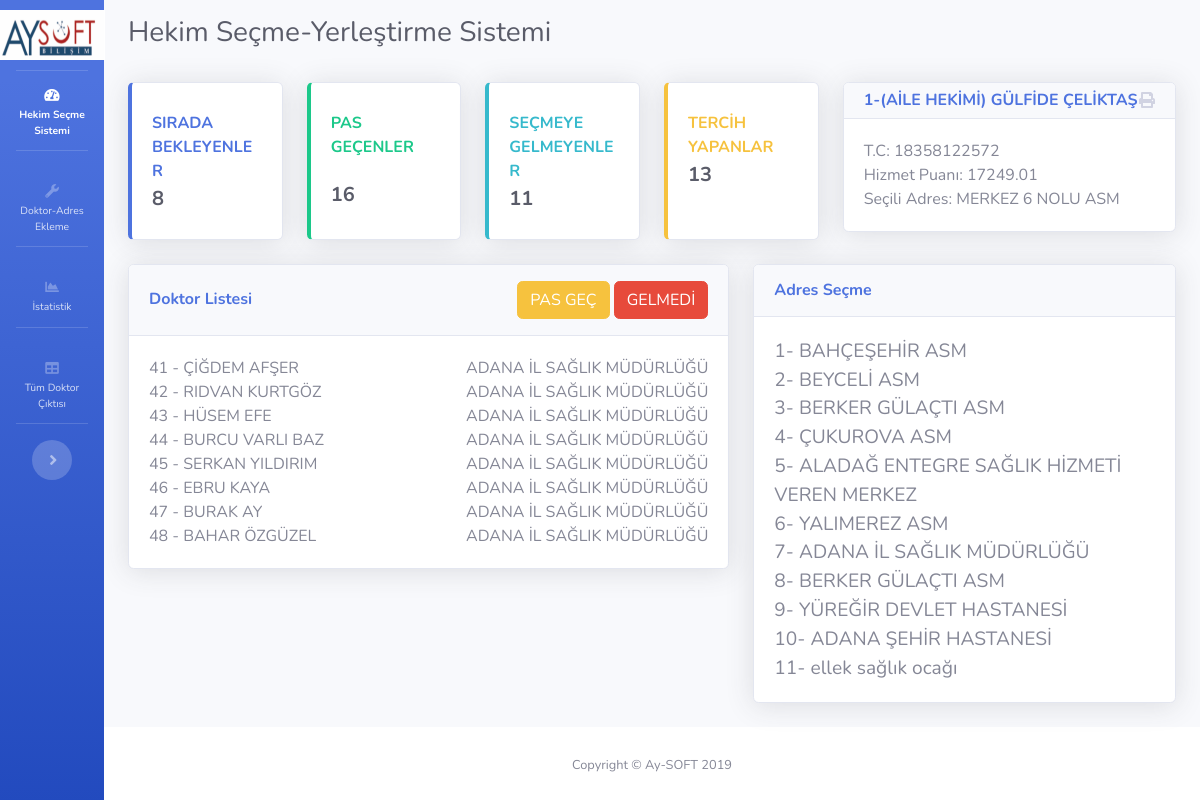
The page / on the database its author committed.
### tables this page shows
CREATE TABLE `doctor` (
  `must` int(11) NOT NULL COMMENT 'sıralaması',
  `doctor_id` bigint(11) DEFAULT NULL COMMENT 'doktor id si',
  `doctor_var` text NOT NULL COMMENT 'json doktor verileri',
  `hizmet_puan` text NOT NULL COMMENT 'doktor hizmet puanı',
  `doctor_old_place` text NOT NULL COMMENT 'seki adres id si',
  `doctor_selection` text NOT NULL COMMENT 'doktor durumu seçim yapıp yapmadığı'
);

### db/query.php (called while the page is built, shortened)
<?php
  class Query
  {
      protected $servername = "localhost";
      protected $username = "root";
      protected $password = "";
      protected $dbname = "saglik_bak";
      public $conn;
      function __construct ()
      {
          try {
              $this->conn = new PDO("mysql:host=$this->servername;dbname=$this->dbname", $this->username, $this->password);
              $this->conn->setAttribute(PDO::ATTR_ERRMODE, PDO::ERRMODE_EXCEPTION);
              $this->conn-> exec("SET CHARACTER SET utf8");
          } catch (PDOException $e) {
              echo "Connection failed: " . $e->getMessage();
          }
      }
      public  function all_doctor(){
          try {
              $status = $this->conn->prepare ( 'select * from doctor' );
              $status->execute ();
              $data = array();
              foreach ($status->fetchAll () as $key) {
                  if(isset($key["doctor_var"]))
                      $key["doctor_var"] = json_decode ($key["doctor_var"] , JSON_UNESCAPED_UNICODE);
                  array_push ($data , $key);
              }
          } catch (PDOException $err) {
              return false;
          }
          return $data;
      }
      public function doctor_var_num(){
          $data = array(
              "0"=>0,
              "1"=>0,
              "2"=>0,
              "3"=>0
             );
             $res_data = $this->all_doctor () ;
             if($res_data != false){
                 foreach ($res_data as $value) {
                     if($value["doctor_selection"] == "0" )
                       $data["0"] = $data["0"]+1;
                       if($value["doctor_selection"] == "1" )
                       $data["1"] = $data["1"]+1;
                       if($value["doctor_selection"] == "2" )
                       $data["2"] = $data["2"]+1;
                       if($value["doctor_selection"] == "3" )
                       $data["3"] = $data["3"]+1;
                 }
             }
             return $data;
      }
      public  function all_adres(){
          try {
              $status = $this->conn->prepare ( 'select * from adres where adres_select =0' );
              $status->execute ();
              $data = array();
              foreach ($status->fetchAll () as $key) {
                  if(isset($key["address"]))
                      $key["address"] = json_decode ($key["address"] , JSON_UNESCAPED_UNICODE);
                  array_push ($data , $key);
              }
          } catch (PDOException $err) {
              return false;
          }
          return $data;
      }
      public function bring_doctor ($doctor_num)
      {
          try {
              $status = $this->conn->prepare ( 'select * from doctor where doctor_id="' . $doctor_num . '"' );
              $status->execute ();
              $data = array();
              foreach ($status->fetchAll () as $key) {
                  if(isset($key["doctor_var"]))
                       $key["doctor_var"] = json_decode ($key["doctor_var"],JSON_UNESCAPED_UNICODE);
                  array_push ($data , $key);
              }
          } catch (PDOException $err) {
              return false;
          }
          return $data;
      }
      public function bring_adres ($id)
      {
          try {
              $status = $this->conn->prepare ( 'select * from adres where id="' . $id . '"' );
              $status->execute ();
              $data = array();
              foreach ($status->fetchAll () as $key) {
                  if(isset($key["address"]))
                      $key["address"] = json_decode ($key["address"],JSON_UNESCAPED_UNICODE);
                  array_push ($data , $key);
              }
          } catch (PDOException $err) {
              return false;
          }
          return $data;
      }
  }
 ?>

### src/content.php (the view, shortened to what this page needs)
<div id="content-wrapper" class="d-flex flex-column">
<div id="content" id="body_body">
  <div class="container-fluid">
    <div class="d-sm-flex align-items-center justify-content-between mb-4">
      <h1 class="h3 mt-3 text-gray-800">Hekim Seçme-Yerleştirme Sistemi </h1>
    </div>
    <div class="row" id="refresh-card">
      <div class="col-xl-2 col-md-1 mb-4" onclick="refresh_doctor('0')" >
        <div class="card border-left-primary shadow h-100 py-2">
          <div class="card-body">
            <div class="row no-gutters align-items-center">
              <div class="col mr-2">
                <div class="text-sm font-weight-bold text-primary text-uppercase mb-1">Sırada Bekleyenler</div>
                <div class="h5 mb-0 font-weight-bold text-gray-800"><?=$doctor_select_num["0"]?></div>
              </div>
            </div>
          </div>
        </div>
      </div>
      <div  onclick="refresh_doctor('2')"  class="col-xl-2 col-md-6 mb-4">
        <div class="card border-left-success shadow h-100 py-2">
          <div class="card-body">
            <div class="row no-gutters align-items-center">
              <div class="col mr-2">
                <div  class="text-sm font-weight-bold text-success text-uppercase mb-4">Pas Geçenler</div>
                <div class="h5 mb-0 font-weight-bold text-gray-800"><?=$doctor_select_num["2"]?></div>
              </div>
            </div>
          </div>
        </div>
      </div>
      <div class="col-xl-2 col-md-6 mb-4" onclick="refresh_doctor('3')">
        <div class="card border-left-info shadow h-100 py-2">
          <div class="card-body">
            <div class="row no-gutters align-items-center">
              <div class="col mr-2">
                <div class="text-sm font-weight-bold text-info text-uppercase mb-1">Seçmeye Gelmeyenler</div>
                <div class="row no-gutters align-items-center">
                  <div class="col-auto">
                    <div class="h5 mb-0 mr-3 font-weight-bold text-gray-800"><?=$doctor_select_num["3"]?></div>
                  </div>
                </div>
              </div>
            </div>
          </div>
        </div>
      </div>
      <div class="col-xl-2 col-md-6 mb-4" onclick="refresh_doctor('1')">
        <div class="card border-left-warning shadow h-100 py-2">
          <div class="card-body">
            <div class="row no-gutters align-items-center">
              <div class="col mr-2">
                <div class="text-sm font-weight-bold text-warning text-uppercase mb-1">Tercih Yapanlar</div>
                <div class="h5 mb-0 font-weight-bold text-gray-800"><?=$doctor_select_num["1"]?></div>
              </div>
            </div>
          </div>
        </div>
      </div>
      <div class="col-xl-4 col-lg-5">
        <div class="card shadow mb-4">
          <div class="card-header py-2 d-flex flex-row align-items-center justify-content-between" id="doctor_table">
          <?php if($doctor_variable != false){ ?>
            <h6 class="m-0 font-weight-bold text-primary" id="doctor_card_title"><?= $doctor_variable[0]["must"] ."-(". $doctor_variable[0]["doctor_var"]["brans"].") ". $doctor_variable[0]["doctor_var"]["name"] ?></h6>
            <div class="dropdown no-arrow">
              <a class="dropdown-toggle" href="#" role="button" id="dropdownMenuLink" data-toggle="dropdown" aria-haspopup="true" aria-expanded="false">
                <i class="fa fa-print text-gray-400"></i>
              </a>
            </div>
          </div>
              <div class="card-body ">
              <div id="tc"> T.C: <?= $doctor_variable[0]["doctor_var"]["tc"] ?>    </div>
              <div id="hizmet_puan">Hizmet Puanı: <?= $doctor_variable[0]["hizmet_puan"] ?></div>
              <div id="dc_adres">Seçili Adres: <?php echo ((isset($old_adres) ? $old_adres : false) != false ) ?  $old_adres[0]["address"]["adres"] : "-" ; ?></div>
              <?php }else{ ?>
                <div>Doktor Seçiniz ! </div>
              <?php } ?>
              </div>
        </div>
      </div>
    </div>
    <div class="row">
      <div class="col-xl-7 col-lg-7">
        <div class="card shadow mb-4">
          <div class="card-header py-3 d-flex flex-row align-items-center justify-content-between">
            <h6 class="m-0 font-weight-bold text-primary">Doktor Listesi</h6>
            <div class="dropdown no-arrow">
              <button class="btn btn-warning" onclick="doctor_secim('pas')" >PAS GEÇ</button>
             <button class="btn btn-danger" onclick="doctor_secim('gelmedi')" >GELMEDİ</button>
            </div>
          </div>
          <div class="card-body" id="doctor_body">
          <?php
            foreach ($all_doctor as $value) {
                $name = $value["doctor_var"]["name"];
                $selection = $value["doctor_selection"];
                if(isset($value["doctor_old_place"])){
                  $doctor_old_adres = $mquery->bring_adres ($value["doctor_old_place"]);
                  if($doctor_old_adres != false){
                    $doctor_old_adres = $doctor_old_adres[0]["address"]["adres"];
                  }else{
                    $doctor_old_adres = "-";
                  }
                } else
                    $doctor_old_adres = "-";
                    if ( $_SESSION["secim"] == $selection ) {
                        $style = "background-color:dodgerblue ; color: white;";
               ?>
                <div class="text-sm hoverDiv" id="<?=$value["doctor_id"]?>" onclick="doctor_select('<?=$value['doctor_id']?>')" style="<?php echo ( $value['doctor_id'] == $url ) ? $style : ''; ?>">
                <?= $value["must"] ?> - <?= $name ?>   <span class="float-right"><?=$doctor_old_adres?></span>
                </div>
                <?php
                 }
              }
              ?>
          </div>
        </div>
      </div>
      <div class="col-xl-5 col-lg-5" id="adres_table">
        <div class="card shadow mb-4">
          <div class="card-header py-3 d-flex flex-row align-items-center justify-content-between">
            <h6 class="m-0 font-weight-bold text-primary">Adres Seçme</h6>
          </div>
          <div class="card-body" id="adres_body">
          <?php
            $m = 1;
            foreach ($all_adres as $result){?>
              <div class="text-lg hoverDiv" onclick="adres_select(<?=$result['id']?> , '<?=$result['address']['adres']?>' )" id ="<?=$result["id"]?>"><?=$m?>- <?=$result["address"]["adres"]?></div>
              <?php $m++ ; } ?>
          </div>
        </div>
      </div>
    </div>
  </div>
</div>
<?php require_once("src/footer.php"); ?>
</div>

### src/components/head.php (shortened to what this page needs)
<!DOCTYPE html>
<html lang="tr">
<head>
  <link href="vendor/fontawesome-free/css/all.min.css" rel="stylesheet" type="text/css">
  <link href="css/sb-admin-2.min.css" rel="stylesheet">
</head>

### index.php (shortened to what this page needs)
<?php
$rota ="";
require_once ( $rota . "db/query.php" );
$mquery = new Query();
$url = (isset($_SESSION["url"])) ? $_SESSION["url"] : 1 ;
        $doctor_variable = $mquery->bring_doctor ( $url );
            if( $doctor_variable  != false)
                if($doctor_variable[0]["doctor_old_place"]!=0)
                    $old_adres = $mquery->bring_adres ($doctor_variable[0]["doctor_old_place"]);
$all_doctor = $mquery->all_doctor ();
$all_adres = $mquery->all_adres ();
$doctor_select_num = $mquery->doctor_var_num();
?>
<?php require_once ($rota . "src/components/head.php");?>
<body id="page-top" class="sidebar-toggled">
    <div id="wrapper">
        <?php require_once("src/components/left_menu.php");
          if(isset($_GET["istatistik"])){
            require_once("src/components/istatistik.php");
             }else{
             require_once("src/content.php");
              }
              ?>
    </div>
</body>
</html>

### src/components/left_menu.php (shortened to what this page needs)
<ul class="navbar-nav bg-gradient-primary sidebar sidebar-dark accordion toggled" id="accordionSidebar">
<a class="sidebar-brand d-flex align-items-center justify-content-center" href="http://www.ay-soft.com/">
  <div class="sidebar-brand-icon">
    <img src="./img/logo.png" alt="AY_SOFT" width="105" height="50" >
  </div>
</a>
<hr class="sidebar-divider my-0">
<li class="nav-item active">
  <a class="nav-link" href="./">
    <i class="fas fa-fw fa-tachometer-alt"></i>
    <span>Hekim Seçme Sistemi</span></a>
</li>
<hr class="sidebar-divider">
<li class="nav-item">
  <a class="nav-link collapsed" href="#" data-toggle="collapse" data-target="#collapseUtilities" aria-expanded="true" aria-controls="collapseUtilities">
    <i class="fas fa-fw fa-wrench"></i>
    <span>Doktor-Adres Ekleme</span>
  </a>
</li>
<hr class="sidebar-divider">
<li class="nav-item">
  <a class="nav-link" href="./istatistik">
    <i class="fas fa-fw fa-chart-area"></i>
    <span>İstatistik</span></a>
</li>
<hr class="sidebar-divider">
<li class="nav-item">
  <a class="nav-link" href="all/all">
    <i class="fas fa-fw fa-table"></i>
    <span>Tüm Doktor Çıktısı</span></a>
</li>
<hr class="sidebar-divider d-none d-md-block">
<div class="text-center d-none d-md-inline">
  <button class="rounded-circle border-0" id="sidebarToggle"></button>
</div>
</ul>

### src/footer.php (shortened to what this page needs)
<footer class="sticky-footer bg-white">
  <div class="container my-auto">
    <div class="copyright text-center my-auto">
      <span>Copyright &copy; Ay-SOFT  2019</span>
    </div>
  </div>
</footer>

### src/components/head.php (style rules this page uses)
.hoverDiv { background: #fff; transition-duration: 0.2s; }

### rows shown on the page
doctor: must "1", hizmet_puan "17249.01"
doctor: must "41", name "ÇİĞDEM AFŞER", doctor_old_adres "ADANA İL SAĞLIK MÜDÜRLÜĞÜ"
doctor: must "42", name "RIDVAN KURTGÖZ", doctor_old_adres "ADANA İL SAĞLIK MÜDÜRLÜĞÜ"
doctor: must "43", name "HÜSEM EFE", doctor_old_adres "ADANA İL SAĞLIK MÜDÜRLÜĞÜ"
doctor: must "44", name "BURCU VARLI BAZ", doctor_old_adres "ADANA İL SAĞLIK MÜDÜRLÜĞÜ"
doctor: must "45", name "SERKAN YILDIRIM", doctor_old_adres "ADANA İL SAĞLIK MÜDÜRLÜĞÜ"
doctor: must "46", name "EBRU KAYA", doctor_old_adres "ADANA İL SAĞLIK MÜDÜRLÜĞÜ"
doctor: must "47", name "BURAK AY", doctor_old_adres "ADANA İL SAĞLIK MÜDÜRLÜĞÜ"
doctor: must "48", name "BAHAR ÖZGÜZEL", doctor_old_adres "ADANA İL SAĞLIK MÜDÜRLÜĞÜ"

### other values the page prints
$doctor_select_num["0"] "8"
$doctor_select_num["2"] "16"
$doctor_select_num["3"] "11"
$doctor_select_num["1"] "13"
$doctor_variable[0]["doctor_var"]["brans"] "AİLE HEKİMİ"
$doctor_variable[0]["doctor_var"]["name"] "GÜLFİDE ÇELİKTAŞ"
$doctor_variable[0]["doctor_var"]["tc"] "18358122572"
$old_adres[0]["address"]["adres"] "MERKEZ 6 NOLU ASM"
$result["address"]["adres"] "BAHÇEŞEHİR ASM"
$result["address"]["adres"] "BEYCELİ ASM"
$result["address"]["adres"] "BERKER GÜLAÇTI ASM"
$result["address"]["adres"] "ÇUKUROVA ASM"
$result["address"]["adres"] "ALADAĞ ENTEGRE SAĞLIK HİZMETİ VEREN MERKEZ"
$result["address"]["adres"] "YALIMEREZ ASM"
$result["address"]["adres"] "ADANA İL SAĞLIK MÜDÜRLÜĞÜ"
